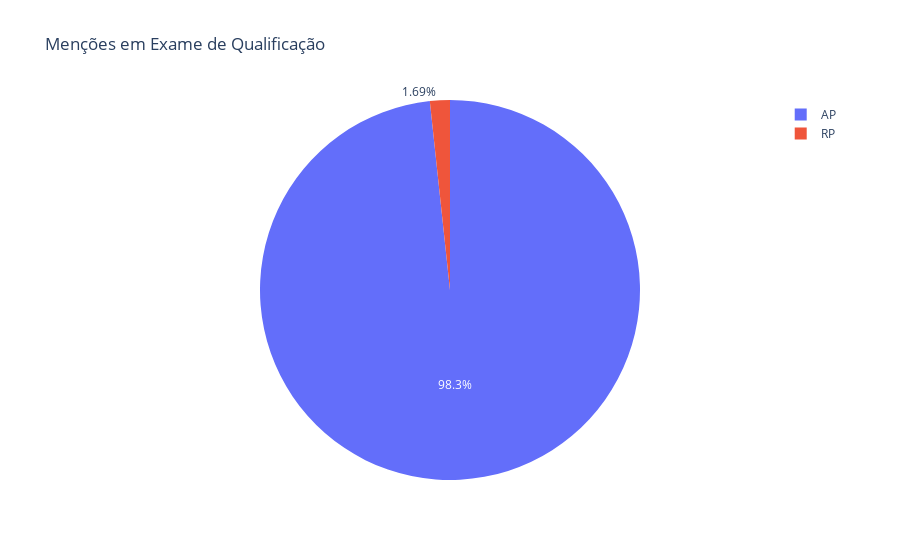

Notebook source saved alongside this figure:
### Markdown cell above
## Menções dos exames de qualificação

### Code cell
fig = px.pie(df[df['Código da Disciplina'] == 316580], names='Menção', title='Menções em Exame de Qualificação')
fig.show()

### Figure 1 — Plotly figure (JSON) as saved in the notebook; plotly's stock layout.template omitted (floating-point values rounded to 4 significant figures)
{"data": [{"domain": {"x": [0, 1], "y": [0, 1]}, "hovertemplate": "Menção=%{label}<extra></extra>", "labels": ["AP", "AP", "AP", "AP", "AP", "AP", "AP", "AP", "AP", "AP", "AP", "AP", "AP", "AP", "AP", "AP", "AP", "AP", "AP", "AP", "AP", "AP", "AP", "AP", "AP", "AP", "AP", "AP", "AP", "AP", "AP", "AP", "AP", "AP", "AP", "AP", "AP", "AP", "AP", "AP", "AP", "AP", "AP", "AP", "AP", "AP", "AP", "RP", "AP", "AP", "AP", "AP", "AP", "AP", "AP", "AP", "AP", "AP", "AP"], "legendgroup": "", "name": "", "showlegend": true, "type": "pie"}], "layout": {"legend": {"tracegroupgap": 0}, "title": {"text": "Menções em Exame de Qualificação"}}}
